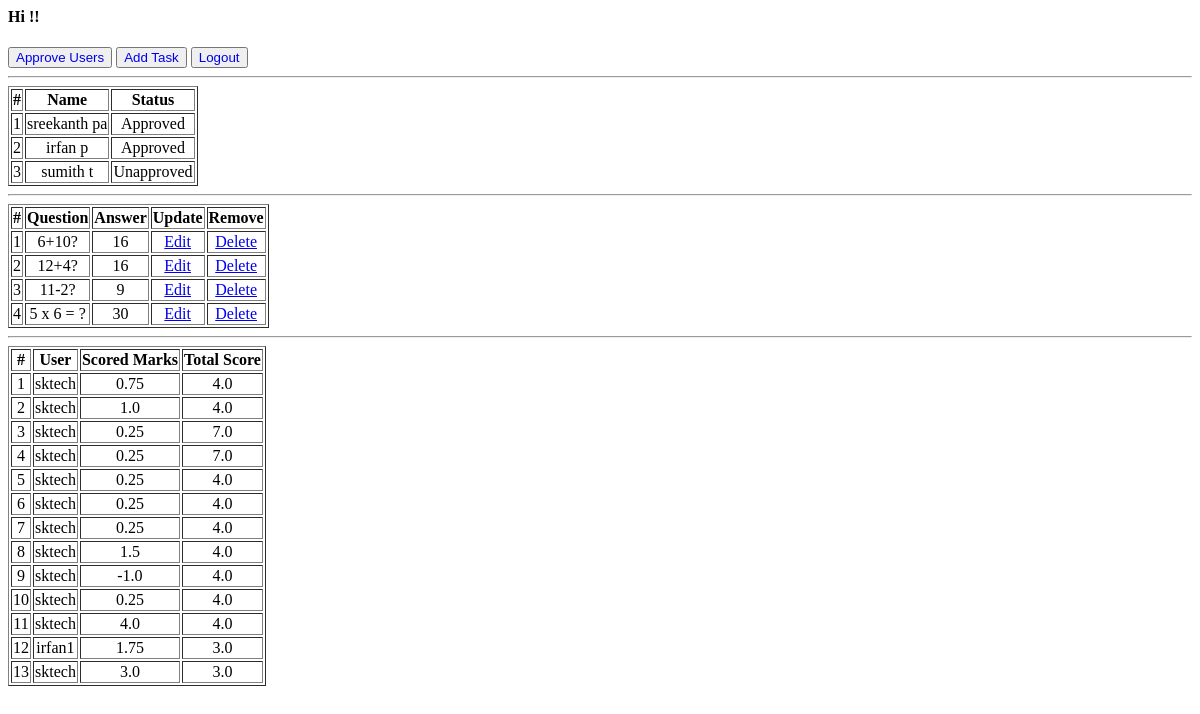
The page /admin_home/ on the database as committed earlier.
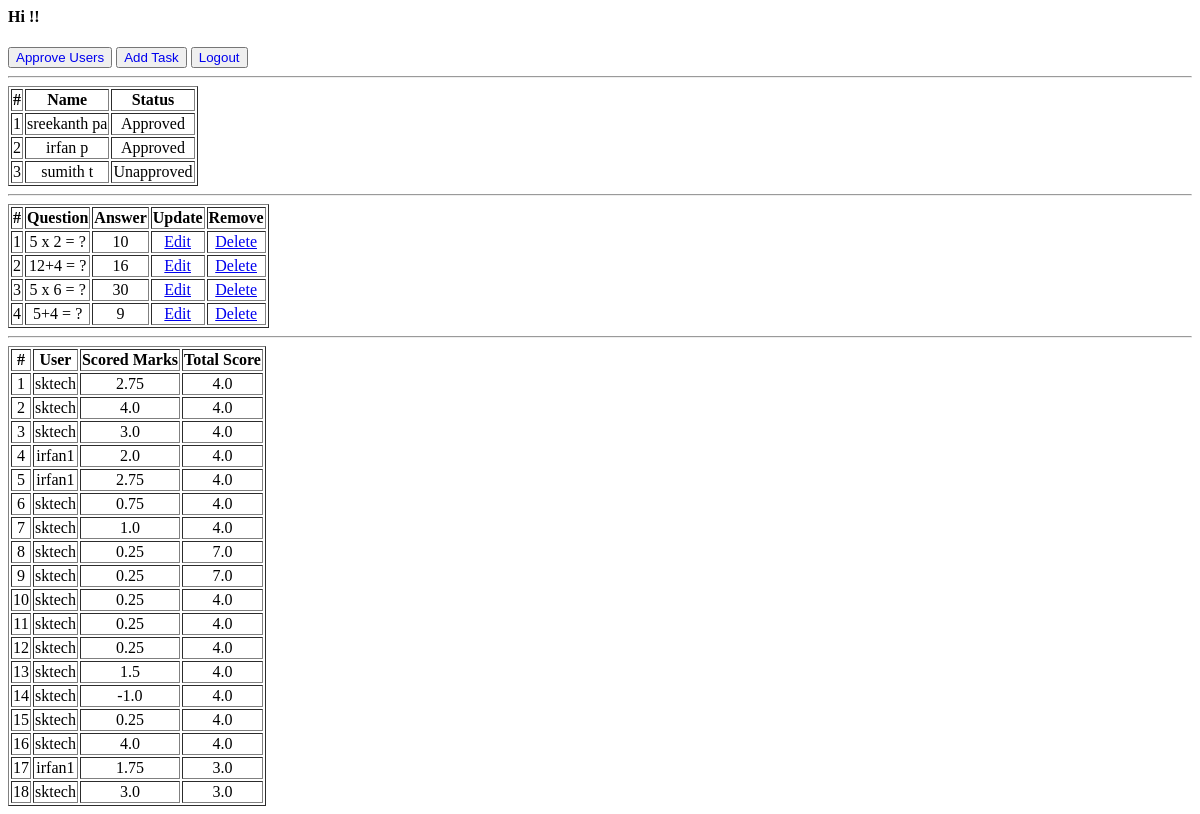
The same page on the database as committed later.
### app1/models.py (models this page shows, shortened)
class UserProfile(models.Model):
    fk_user=models.OneToOneField(CustomUser,on_delete=models.CASCADE)
    firstname=models.CharField(max_length=100)
    lastname=models.CharField(max_length=100)
    course=models.CharField(max_length=100)
    user_status=models.BooleanField(default=False)

class Task(models.Model):
    question=models.CharField(max_length=250)
    option1=models.CharField(max_length=200)
    option2=models.CharField(max_length=200)
    option3=models.CharField(max_length=200)
    option4=models.CharField(max_length=200)
    answer=models.CharField(max_length=200)

class Result(models.Model):
    fk_user=models.ForeignKey(CustomUser,on_delete=models.CASCADE)
    mark=models.CharField(max_length=50)
    total=models.CharField(max_length=50)

class CustomUser(AbstractBaseUser,PermissionsMixin):
    username = models.CharField(max_length=100, unique=True)
    email = models.EmailField(unique=True)
    role = models.IntegerField(choices=ROLE_CHOICES)
    is_active = models.BooleanField(default=False)
    is_staff = models.BooleanField(default=False)
    USERNAME_FIELD = 'username'
    REQUIRED_FIELDS = ['email']
    objects = UserManager()

### app1/views.py (the view)
# urls.py: path('admin_home/',admin_home,name='admin_home'),
def admin_home(request):
    users=UserProfile.objects.all()
    tasks=Task.objects.all()
    results=Result.objects.all().order_by('-id')
    context={
        'users':users,
        'tasks':tasks,
        'results':results,
    }
    return render(request,'admin_home.html',context)

### Templates/admin_home.html
<html>
    <h4> Hi {{request.user.username}} !!</h4>
    <button><a href="{% url 'approve' %}" style="text-decoration: none;"> Approve Users</a></button>
    <button><a href="{% url 'add_task' %}" style="text-decoration: none;"> Add Task </a></button>
    <button ><a href="{% url 'logout' %}" style="text-decoration: none;">Logout</a></button>
    <hr>
    <table border="1" style="text-align: center;">
        <tr>
            <th>#</th>
            <th>
                Name
            </th>
            <th>
                Status
            </th>
        </tr>
        {% for i in users %}
        <tr>
            <td>{{forloop.counter}}</td>
            <td>{{i.firstname}} {{i.lastname}}</td>
            {%if i.user_status == True %}
                <td>Approved</td>
            {% else %}
                <td>Unapproved</td>
            {% endif %}
        </tr>
        {% endfor %}
    </table>
<hr>
    <table border="1" style="text-align: center;">
        <tr>
            <th>#</th>
            <th>Question</th>
            <th>Answer</th>
            <th>Update</th>
            <th>Remove</th>
        </tr>
        {% for i in tasks %}
        <tr>
            <td>{{forloop.counter}}</td>
            <td>{{i.question}}</td>
            <td>{{i.answer}}</td>
            <td><a href="{% url 'edit_task' i.id %}">Edit</a></td>
            <td><a href="{% url 'delete_task' i.id %}">Delete</a></td>
        </tr>
        {% endfor %}
    </table>
<hr>
    <table border="1" style="text-align: center;">
        <tr>
            <th>#</th>
            <th>User</th>
            <th>Scored Marks</th>
            <th>Total Score</th>
        </tr>
        {% for i in results %}
        <tr>
            <td>{{forloop.counter}}</td>
            <td>{{i.fk_user}}</td>
            <td>{{i.mark}}</td>
            <td>{{i.total}}</td>
        </tr>
        {% endfor %}
    </table>
</html>

Rows that differ between the two databases and show on the page:
removed Task: question "11-2?", answer "9"
changed Task (number 1 of 4 on the later page): question "6+10?" → "5 x 2 = ?"; answer "16" → "10"
changed Task (number 2 of 4 on the later page): question "12+4?" → "12+4 = ?"
added Task: question "5+4 = ?", answer "9"
added Result: fk_user "sktech", mark "2.75", total "4.0"
added Result: fk_user "sktech", mark "4.0", total "4.0"
added Result: fk_user "sktech", mark "3.0", total "4.0"
added Result: fk_user "irfan1", mark "2.0", total "4.0"
added Result: fk_user "irfan1", mark "2.75", total "4.0"
